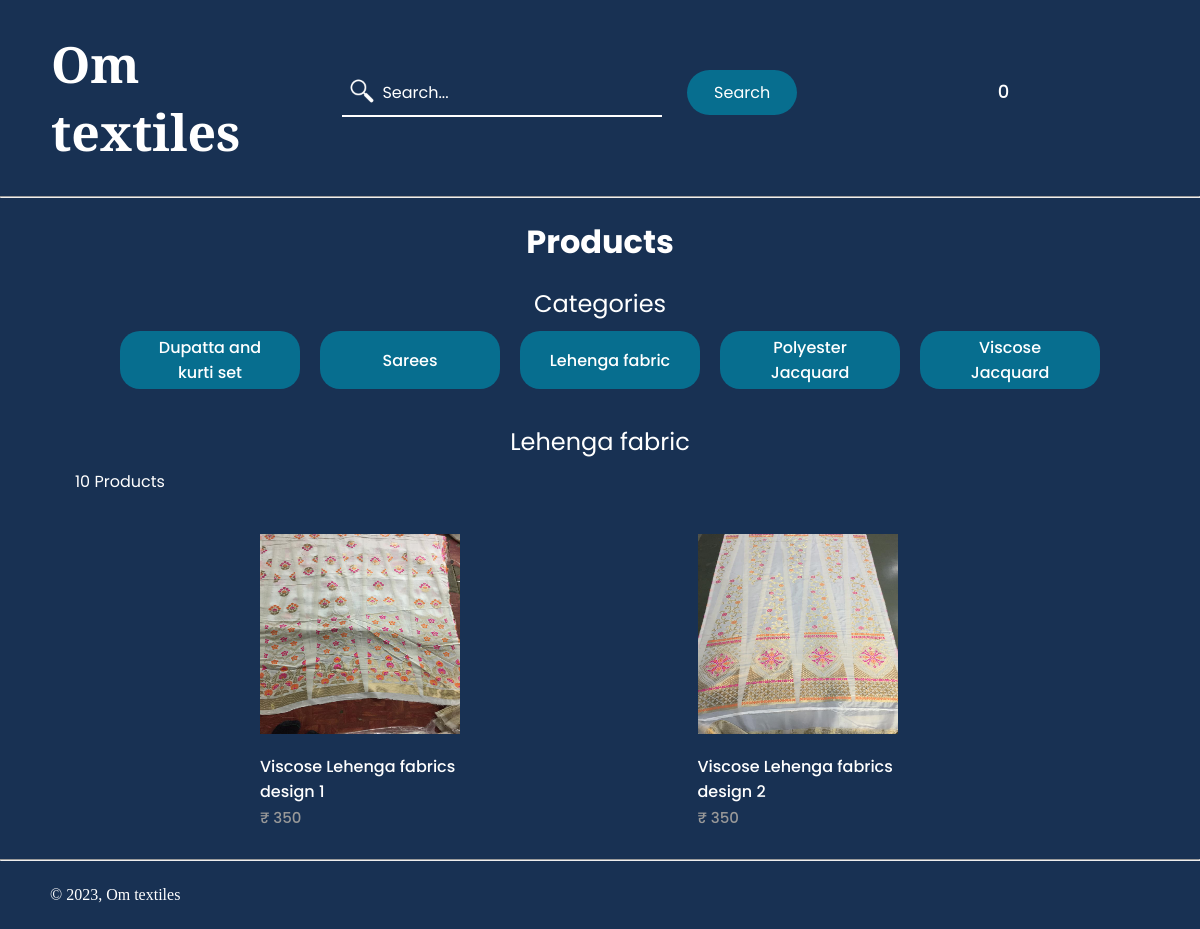
Page /category_Lehenga_fabric.php on the committed database.
### tables this page shows
CREATE TABLE `products` (
  `id` int(11) NOT NULL,
  `p_name` varchar(200) NOT NULL,
  `p_description` text NOT NULL,
  `price` decimal(10,0) NOT NULL,
  `quantity` int(11) NOT NULL,
  `p_img` text NOT NULL,
  `date_added` date NOT NULL DEFAULT current_timestamp(),
  `product_keywords` varchar(200) NOT NULL,
  `category` varchar(200) NOT NULL
);

### functions.php (called while the page is built, shortened)
<?php
    $num_items_in_cart = isset($_SESSION['cart']) ? count($_SESSION['cart']) : 0;
?>

### category_Lehenga_fabric.php (the view, shortened to what this page needs)
<?php
    include 'functions.php';
    $stmt = $dbconnect->prepare("SELECT * FROM products where id = 4 OR id = 9");
    $stmt->execute();
    $products = $stmt->fetchAll(PDO::FETCH_ASSOC);
    $total_products = $dbconnect->query('SELECT * FROM products')->rowCount();
?>
<html>
    <head>
        <link rel="stylesheet" href="category.css">
        <link rel="stylesheet" href="webfonts_css/all.css">
        <link rel="stylesheet" href="webfonts_css/sharp-light.css">
        <link rel="stylesheet" href="webfonts_css/sharp-regular.css">
        <link rel="stylesheet" href="webfonts_css/sharp-solid.css">
    </head>
    <body>
        <header class="navbar">
            <h1 class="logo">Om textiles</h1>
            <nav>
                <ul class="nav_links">
                    <li class="search">
                        <form class="search_form" method="get" action="search_products.php">
                            <input placeholder="Search..." class="search_input" type="search" id="search" name="search_input">
                            <img src="white_searchicon.png" id="icon">
                            <input type="submit" class="searchbtn" value="Search" name="search_btn">
                        </form>
                    </li>
                    <li><a href="index.php?page=Homepage"><i class="fa-thin fa-house fa-xl"></i></a></li>
                    <li><a href="index.php?page=products"><i class="fa-thin fa-clothes-hanger fa-xl"></i></a></li>
                    <li>
                        <a href="index.php?page=cart"><i class="fa-thin fa-cart-shopping fa-xl"></i></a>
                        <span><?=$num_items_in_cart?></span>
                    </li>
                    <li><a href="index.php?page=aboutUs"><i class="fa-thin fa-users-rectangle fa-xl"></i></a></li>
                    <li><a href="index.php?page=contactUs"><i class="fa-thin fa-phone fa-xl"></i></a></li>
                    <li><a href="index.php?page=Account"><i class="fa-thin fa-circle-user fa-xl"></i></a></li>
                </ul>
            </nav>
        </header>
        <hr>
        <main>
            <div class="products content-wrapper">
                <h1 class="productslabel">Products</h1>
                <p class="catlabel">Categories</p>
                <div class="categories">
                    <a class="cat" href="category_Dupatta_and_kurti_set.php"><button>Dupatta and kurti set</button></a>
                    <a class="cat" href="category_Sarees.php"><button>Sarees</button></a>
                    <a class="cat" href="category_Lehenga_fabric.php"><button>Lehenga fabric</button></a>
                    <a class="cat" href="category_Polyester_Jacquard.php"><button>Polyester Jacquard</button></a>
                    <a class="cat" href="category_Viscose_Jacquard.php"><button>Viscose Jacquard</button></a>
                </div>
                <br>
                <p class="catlabel">Lehenga fabric</p>
                <p><?=$total_products?> Products</p>
                <div class="products-wrapper">
                    <?php foreach ($products as $product): ?>
                    <a href="index.php?page=product&id=<?=$product['id']?>" class="product">
                        <img src="Product Images/<?=$product['p_img']?>" width="200" height="200" alt="<?=$product['p_name']?>">
                        <span class="p_name"><?=$product['p_name']?></span>
                        <span class="price">
                            &#8377; <?=$product['price']?>
                        </span>
                    </a>
                    <?php endforeach; ?>
                </div>
            </div>
            <br>
        </main>
        <footer>
            <hr>
            <br>
            <p style="font-family: 'Cinzel', serif;">&copy; 2023, Om textiles</p>
            <br>
        </footer>
    </body>
</html>

### category.css (style rules this page uses)
* { box-sizing: border-box; margin: 0; padding: 0; font-family: "Poppins", sans-serif; }
body { background-color: rgb(24, 49, 83); font-family: 'Poppins', sans-serif; color: white; }
.logo { color:#ffffff; font-family: 'Cinzel', serif; padding-left: 15px; font-size: 50px; cursor: pointer; margin-right: auto; }
li, a, button { font-family: "Poppins", sans-serif; font-weight: 500; font-size: large; color: white; text-decoration: none; }
header { display: flex; justify-content: flex-end; align-items: center; padding: 30px 3%; }
.nav_links { list-style: none; }
.nav_links li { display: inline-block; padding: 0 20px; }
.nav_links li a { transition: all 0.3s ease 0s; }
.searchbtn { background-color: rgba(0,136,169,0.7); border: none; border-radius: 50px; cursor: pointer; transition: all 0.3s ease 0s; margin-left: 20px; margin-bottom: 10px; align-content: center; text-align: center; font-size: medium; height: 45px; width: 110px; padding-left: 0px; color: white; }
.search_input { background-color: rgb(24, 49, 83); outline: none; border: 0; border-bottom: 2px solid white; padding-top: 5px; padding-bottom: 10px; padding-left: 40px; font-size: 16px; color: white; width: 20rem; transition: all 200ms ease-in; }
::placeholder { color: rgb(255, 255, 255); }
.search { position: relative; padding: 0; margin: 0; }
#icon { position: absolute; bottom: 19px; left: 25px; width: 30px; height: 30px; }
.content-wrapper { width: 1050px; margin: 0 auto; }
.productslabel { font-family: "Poppins", sans-serif; padding: 20px 0; text-align: center; width: 100%; }
.categories { display: flex; justify-content: center; align-items: center; }
.catlabel { text-align: center; font-size: x-large; color: white; padding-bottom: 10px; }
button { padding: 0px 25px; background-color: rgba(0,136,169,0.7); border: none; border-radius: 20px; cursor: pointer; transition: all 0.3s ease 0s; margin-left: 20px; margin-bottom: 10px; align-content: center; width: 180px; height: 58px; text-align: center; font-size: medium; font-family: 'Poppins', sans-serif; }
main > .products .price { display: block; font-size: 15px; color: #999999; }
main .products .products-wrapper { display: flex; flex-wrap: wrap; align-items: center; justify-content: space-evenly; padding: 40px 0 0 0; }
main .products .products-wrapper .product { display: block; overflow: hidden; text-decoration: none; width: 25%; padding: 0px 10px 5px 10px; }
main .products .products-wrapper .product img { transform: scale(1); transition: transform 1s; }
main .products .products-wrapper .product .p_name { display: block; color: #ffffff; padding: 20px 0 2px 0; font-size: 16px; }
main .products .products-wrapper .product .price { display: block; color: #999999; font-size: 15px; }
footer { bottom: 0; width: 100%; }
footer p { margin-left: 50px; }

### rows in the picture
products: p_img (picture), p_name "Viscose Lehenga fabrics design 1", price "350"
products: p_img (picture), p_name "Viscose Lehenga fabrics design 2", price "350"

### other values in the picture
$num_items_in_cart "0"
$total_products "10"
